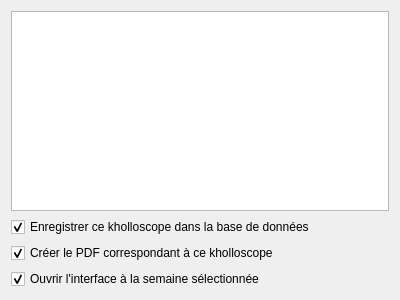
<?xml version="1.0" encoding="UTF-8"?>
<ui version="4.0">
 <class>GeneratePage</class>
 <widget class="QWizardPage" name="GeneratePage">
  <property name="geometry">
   <rect>
    <x>0</x>
    <y>0</y>
    <width>400</width>
    <height>300</height>
   </rect>
  </property>
  <property name="windowTitle">
   <string>WizardPage</string>
  </property>
  <layout class="QVBoxLayout" name="verticalLayout">
   <item>
    <widget class="QTableWidget" name="tableWidget">
     <property name="sizeAdjustPolicy">
      <enum>QAbstractScrollArea::AdjustToContents</enum>
     </property>
     <property name="editTriggers">
      <set>QAbstractItemView::NoEditTriggers</set>
     </property>
     <property name="alternatingRowColors">
      <bool>true</bool>
     </property>
     <property name="selectionMode">
      <enum>QAbstractItemView::NoSelection</enum>
     </property>
     <property name="showGrid">
      <bool>false</bool>
     </property>
     <property name="columnCount">
      <number>2</number>
     </property>
     <attribute name="horizontalHeaderVisible">
      <bool>false</bool>
     </attribute>
     <attribute name="horizontalHeaderCascadingSectionResizes">
      <bool>true</bool>
     </attribute>
     <attribute name="horizontalHeaderStretchLastSection">
      <bool>true</bool>
     </attribute>
     <attribute name="verticalHeaderVisible">
      <bool>false</bool>
     </attribute>
     <column>
      <property name="text">
       <string>Elève, Matière</string>
      </property>
     </column>
     <column>
      <property name="text">
       <string>Kholleur, Distance</string>
      </property>
     </column>
    </widget>
   </item>
   <item>
    <widget class="QCheckBox" name="checkBox">
     <property name="text">
      <string>Enregistrer ce kholloscope dans la base de données</string>
     </property>
     <property name="checked">
      <bool>true</bool>
     </property>
    </widget>
   </item>
   <item>
    <widget class="QCheckBox" name="printCheckBox">
     <property name="text">
      <string>Créer le PDF correspondant à ce kholloscope</string>
     </property>
     <property name="checked">
      <bool>true</bool>
     </property>
    </widget>
   </item>
   <item>
    <widget class="QCheckBox" name="interfaceCheckBox">
     <property name="text">
      <string>Ouvrir l'interface à la semaine sélectionnée</string>
     </property>
     <property name="checked">
      <bool>true</bool>
     </property>
    </widget>
   </item>
  </layout>
 </widget>
 <resources/>
 <connections/>
</ui>
